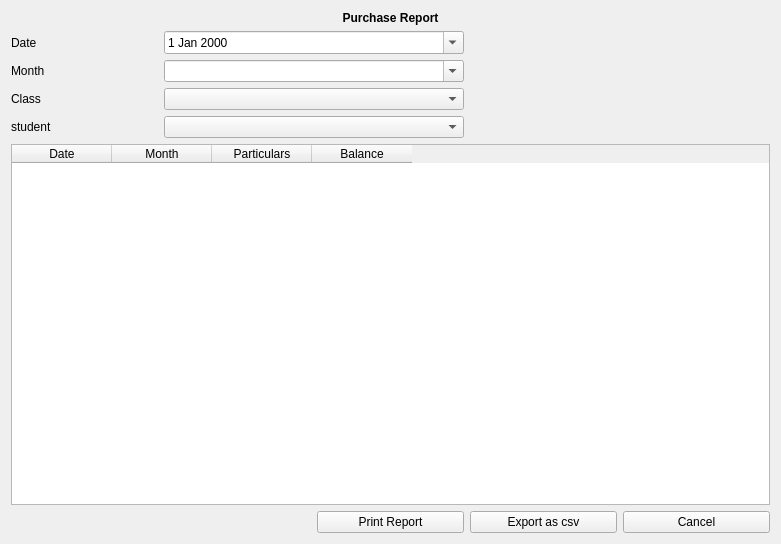
<?xml version="1.0" encoding="UTF-8"?>
<ui version="4.0">
 <class>fee_due_report</class>
 <widget class="QWidget" name="fee_due_report">
  <property name="geometry">
   <rect>
    <x>0</x>
    <y>0</y>
    <width>781</width>
    <height>544</height>
   </rect>
  </property>
  <property name="windowTitle">
   <string>Form</string>
  </property>
  <layout class="QHBoxLayout" name="horizontalLayout">
   <item>
    <layout class="QGridLayout" name="gridLayout">
     <item row="1" column="0">
      <widget class="QLabel" name="label_2">
       <property name="text">
        <string>Date</string>
       </property>
      </widget>
     </item>
     <item row="5" column="0" colspan="5">
      <widget class="QTableWidget" name="tableWidget">
       <column>
        <property name="text">
         <string>Date</string>
        </property>
       </column>
       <column>
        <property name="text">
         <string>Month</string>
        </property>
       </column>
       <column>
        <property name="text">
         <string>Particulars</string>
        </property>
       </column>
       <column>
        <property name="text">
         <string>Balance</string>
        </property>
       </column>
      </widget>
     </item>
     <item row="6" column="3">
      <widget class="QPushButton" name="pushButton">
       <property name="text">
        <string>Export as csv</string>
       </property>
      </widget>
     </item>
     <item row="6" column="4">
      <widget class="QPushButton" name="pushButton_2">
       <property name="text">
        <string>Cancel</string>
       </property>
      </widget>
     </item>
     <item row="4" column="0">
      <widget class="QLabel" name="label_4">
       <property name="text">
        <string>student</string>
       </property>
      </widget>
     </item>
     <item row="2" column="0">
      <widget class="QLabel" name="label_3">
       <property name="text">
        <string>Month</string>
       </property>
      </widget>
     </item>
     <item row="6" column="2">
      <widget class="QPushButton" name="pushButton_3">
       <property name="text">
        <string>Print Report</string>
       </property>
      </widget>
     </item>
     <item row="0" column="0" colspan="5">
      <widget class="QLabel" name="label">
       <property name="text">
        <string>&lt;html&gt;&lt;head/&gt;&lt;body&gt;&lt;p align=&quot;center&quot;&gt;&lt;span style=&quot; font-weight:600;&quot;&gt;Purchase Report&lt;/span&gt;&lt;/p&gt;&lt;/body&gt;&lt;/html&gt;</string>
       </property>
      </widget>
     </item>
     <item row="1" column="1" colspan="2">
      <widget class="QDateEdit" name="dateEdit">
       <property name="calendarPopup">
        <bool>true</bool>
       </property>
      </widget>
     </item>
     <item row="2" column="1" colspan="2">
      <widget class="QComboBox" name="month">
       <property name="editable">
        <bool>true</bool>
       </property>
      </widget>
     </item>
     <item row="4" column="1" colspan="2">
      <widget class="QComboBox" name="studentlist"/>
     </item>
     <item row="3" column="0">
      <widget class="QLabel" name="label_5">
       <property name="text">
        <string>Class</string>
       </property>
      </widget>
     </item>
     <item row="3" column="1" colspan="2">
      <widget class="QComboBox" name="studentclass"/>
     </item>
    </layout>
   </item>
  </layout>
 </widget>
 <resources/>
 <connections/>
</ui>
